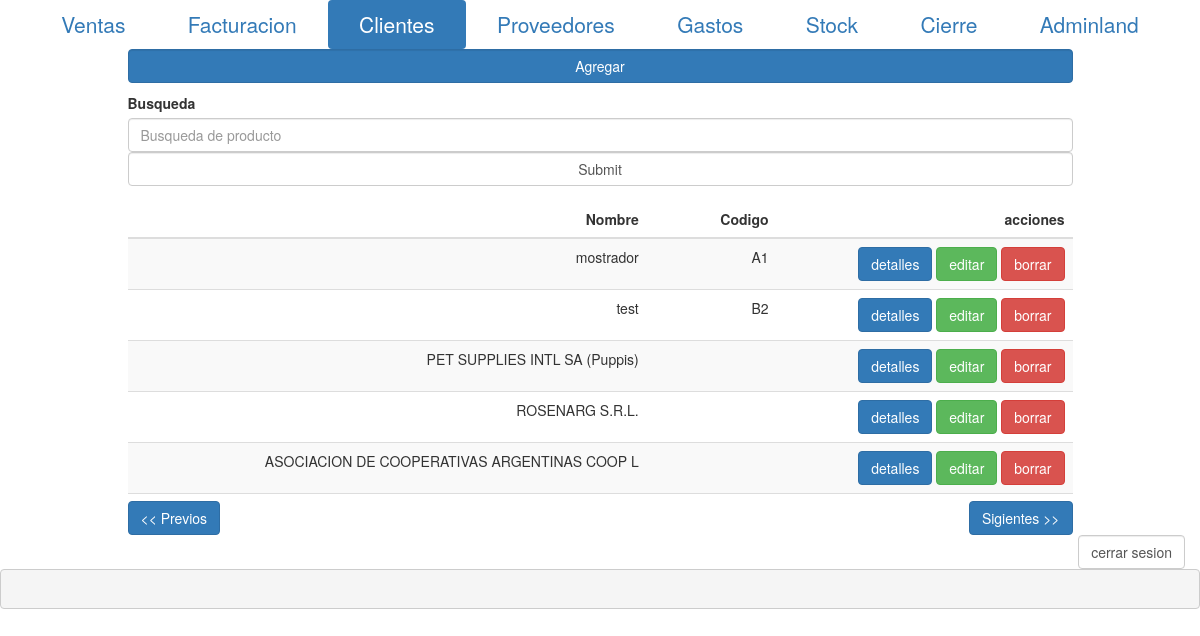
The app's page /index.php?c=clientes (signed in) with its own data.
### tables this page shows
CREATE TABLE `clientes` (
  `id` int(4) unsigned NOT NULL AUTO_INCREMENT,
  `nombre` varchar(45) NOT NULL,
  `cuit` bigint(100) DEFAULT NULL,
  `direccion` varchar(255) DEFAULT NULL,
  `telefono` varchar(255) DEFAULT NULL,
  `email` varchar(255) DEFAULT NULL,
  `codigo` varchar(255) DEFAULT NULL,
  `debe` tinyint(1) NOT NULL DEFAULT '1',
  PRIMARY KEY (`id`)
);

### modulos/clientes.php (the view, shortened to what this page needs)
<?php
 if(isset ($_POST['pg'])&& $_POST['pg']>0){
	 $pg=$_POST['pg'];
	 $pgs=$pg*50;
 }
 else{
	 $pgs=0;
 };
 if(isset ($_POST['clientSearch'])){
	 $clientSearch="%$_POST[clientSearch]%";
 }
 else{
	 $clientSearch='%%';
 };
$consulta="
	SELECT
		*
	FROM
		clientes
	WHERE
		nombre like '$clientSearch'
		or
		codigo like '$clientSearch'
	LIMIT $pgs,50
		";
$query=mysqli_query($cnx,$consulta);
?>
 <div class='container'>
	<div class="row">
		<div class="col-md-1"></div>
		<div class="col-md-10">
		<div class='pad'>
			<button data-toggle="modal" data-target="#modal" id='nuevoCliente' class='form-control btn btn-primary' >Agregar</button>
		</div>
		<div class='form-group'>
			<label> Busqueda </label>	<form class='form' action="" method='POST'>
			<input class='form-control' type="text" placeholder='Busqueda de producto' autocomplete='off' name='clientSearch'><input class='form-control' type="submit" />
			<!--pre><?php
				var_dump($_POST);
			?></pre-->
			</form>
		</div>
		<div class='stockTable'>
		<table class='table derecha table-striped text-right'>
			<thead>
				<tr><th>Nombre</th><th>Codigo</th><th>acciones</th></tr>
			</thead>
			<tbody>
			<?php
			while($fila=mysqli_fetch_assoc($query)){
			?>
				<tr><td><?php echo $fila['nombre']?></td><td><?php echo $fila['codigo']?></td>
				<td>
					<button data-toggle="modal" data-target="#modal" onclick='clienteDetalle(<?php echo $fila['id']?>)' class='btn btn-primary'>detalles</button>
					<button data-toggle="modal" data-target="#modal" onclick='clienteEditar(<?php echo $fila['id']?>)' class='btn btn-success'>editar</button>
					<button data-toggle="modal" data-target="#modal" onclick='clienteBorrar(<?php  echo$fila['id']?>)' class='btn btn-danger'>borrar</button>
				</td>
				</tr>
			<?php
			}
			?>
			</tbody>
		</table>
		</div>
		<form action="" method='POST'>
			<input type='submit' value='<< Previos' class='btn btn-primary pull-left'>
		</form>
		<form action="" method='POST'>
			<input type="submit" class='btn btn-primary pull-right' value ='Sigientes >>'>
		</form>
		</div>
		<div class="col-md-1"></div>
	</div>
 </div>

### css/mi.css (style rules this page uses)
.pad { margin-bottom: 10px; }
body { width: 100%; overflow-x: hide; }
.derecha th { text-align: right; }
.stockTable { height: 300px; overflow: auto; }

### records on screen
clientes: nombre "mostrador", codigo "A1"
clientes: nombre "test", codigo "B2"
clientes: nombre "PET SUPPLIES INTL SA (Puppis)"
clientes: nombre "ROSENARG S.R.L."
clientes: nombre "ASOCIACION DE COOPERATIVAS ARGENTINAS COOP L"

### other values on screen
$valor "Ventas"
$valor "Facturacion"
$valor "Clientes"
$valor "Proveedores"
$valor "Gastos"
$valor "Stock"
$valor "Cierre"
$valor "Adminland"
